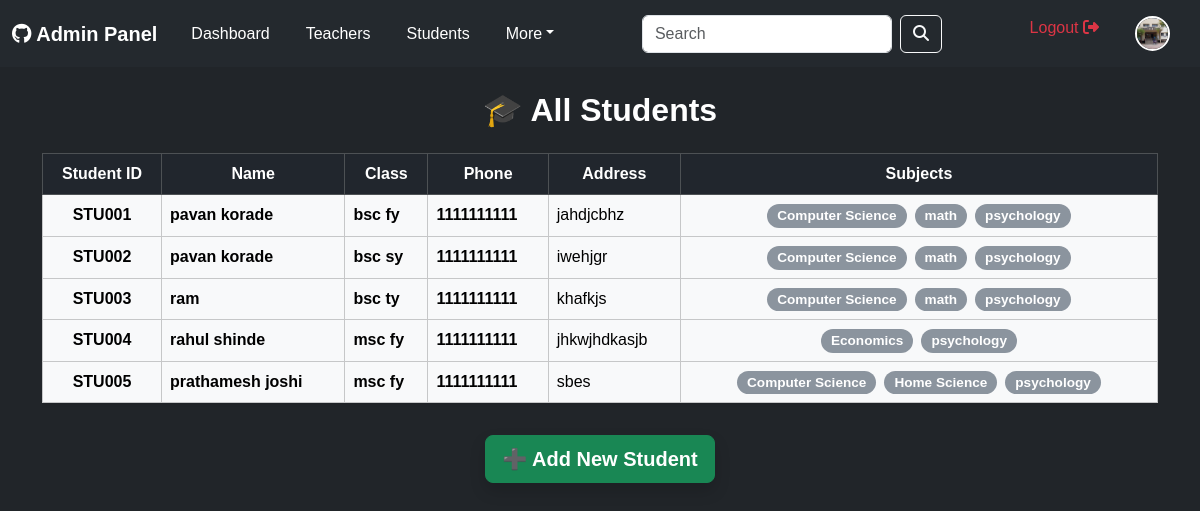
Screenshot of /admin_student.php with the database file from the repository.
### tables this page shows
CREATE TABLE `students` (
  `student_id` varchar(10) NOT NULL,
  `name` varchar(255) NOT NULL,
  `address` text NOT NULL,
  `contact_no` varchar(15) NOT NULL,
  `email` varchar(255) NOT NULL,
  `gender` enum('Male','Female','Other') NOT NULL,
  `dob` date NOT NULL,
  `class` varchar(100) NOT NULL,
  `subjects` text NOT NULL
);

### admin_student.php (the view, shortened to what this page needs)
<?php
include 'db.php';
include 'navbar.php';
$query = "SELECT student_id, name, class, address, contact_no, subjects FROM students";
$result = $conn->query($query);
?>
<!DOCTYPE html>
<html lang="en">
<head>
    <link href="https://cdn.jsdelivr.net/npm/bootstrap@5.3.3/dist/css/bootstrap.min.css" rel="stylesheet">
</head>
<body class="bg-dark">
    <div class="container mt-4">
        <h2 class="mb-4 text-center text-white fw-bold">🎓 All Students</h2>
        <div class="table-responsive">
            <table class="table table-bordered table-hover shadow-sm">
                <thead class="table-dark text-center">
                    <tr>
                        <th>Student ID</th>
                        <th>Name</th>
                        <th>Class</th>
                        <th>Phone</th>
                        <th>Address</th>
                        <th>Subjects</th>
                    </tr>
                </thead>
                <tbody class="table-light">
                    <?php while ($row = $result->fetch_assoc()) { ?>
                        <tr>
                            <td class="text-center text- fw-bold"><?= htmlspecialchars($row['student_id']); ?></td>
                            <td class="text- fw-bold"><?= htmlspecialchars($row['name']); ?></td>
                            <td class="text- fw-bold"><?= htmlspecialchars($row['class']); ?></td>
                            <td class="text- fw-bold"><?= htmlspecialchars($row['contact_no']); ?></td>
                            <td><?= htmlspecialchars($row['address']); ?></td>
                            <td class="text-center">
                                <?php
                                    $githubDarkColors = [
                                        'Python' => '#3572A5', 'JavaScript' => '#f1e05a', 'PHP' => '#4F5D95',
                                        'Java' => '#b07219', 'C++' => '#f34b7d', 'HTML' => '#e34c26',
                                        'CSS' => '#563d7c', 'Ruby' => '#701516', 'Swift' => '#ffac45',
                                        'Kotlin' => '#A97BFF', 'C#' => '#178600', 'Go' => '#00ADD8',
                                        'SQL' => '#e38c00', 'React' => '#61DAFB', 'Node.js' => '#339933'
                                    ];
                                    $subjects = explode(',', $row['subjects']);
                                    foreach ($subjects as $subject) {
                                        $subject = trim($subject);
                                        $color = isset($githubDarkColors[$subject]) ? $githubDarkColors[$subject] : '#8b949e';
                                        echo '<span class="badge mx-1" style="background-color:' . $color . '; color: #ffffff;">' . htmlspecialchars($subject) . '</span>';
                                    }
                                ?>
                            </td>
                        </tr>
                    <?php } ?>
                </tbody>
            </table>
        </div>
        <div class="text-center">
            <a href="add_student.php" class="btn btn-success btn-lg mt-3 fw-bold shadow">➕ Add New Student</a>
        </div>
    </div>
</body>
</html>

### navbar.php (style rules this page uses)
body { font-family: 'Poppins', sans-serif; }

### admin_student.php (style rules this page uses)
body { background-color: #0d1117; color: #c9d1d9; font-family: 'Poppins', sans-serif; }
.table { background-color: #161b22; color: #c9d1d9; }
.table th { background-color: #21262d !important; color: #ffffff; }
.badge { font-size: 0.85rem; padding: 5px 10px; font-weight: bold; border-radius: 12px; }

### rows the page displays
students: student_id "STU001", name "pavan korade", class "bsc fy", contact_no "1111111111", address "jahdjcbhz", subjects "Computer Science", subjects "math", subjects "psychology"
students: student_id "STU002", name "pavan korade", class "bsc sy", contact_no "1111111111", address "iwehjgr", subjects "Computer Science", subjects "math", subjects "psychology"
students: student_id "STU003", name "ram", class "bsc ty", contact_no "1111111111", address "khafkjs", subjects "Computer Science", subjects "math", subjects "psychology"
students: student_id "STU004", name "rahul shinde", class "msc fy", contact_no "1111111111", address "jhkwjhdkasjb", subjects "Economics", subjects "psychology"
students: student_id "STU005", name "prathamesh joshi", class "msc fy", contact_no "1111111111", address "sbes", subjects "Computer Science", subjects "Home Science", subjects "psychology"
